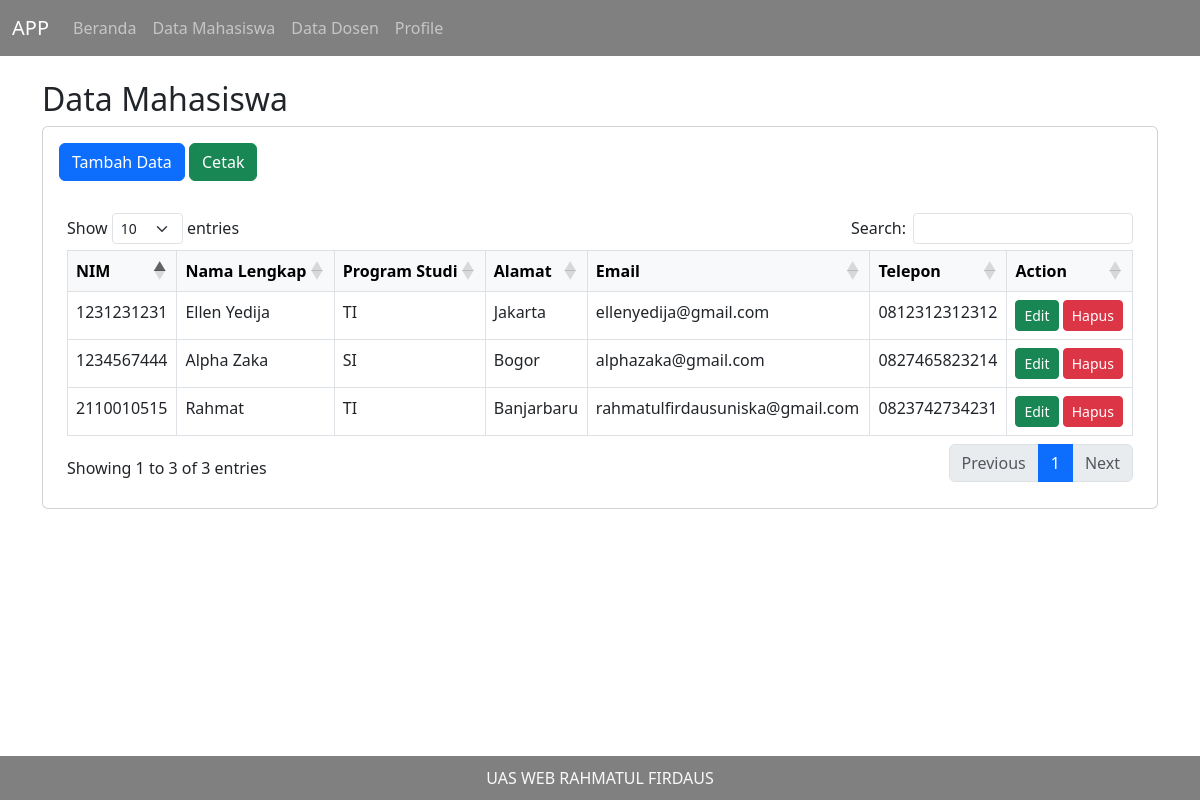
Screenshot of /uas/index.php?page=show-mahasiswa with the database file from the repository.
### tables this page shows
CREATE TABLE `mahasiswa` (
  `id` int(11) NOT NULL,
  `nim` varchar(10) NOT NULL,
  `nama` varchar(200) NOT NULL,
  `prodi` varchar(5) NOT NULL,
  `alamat` varchar(200) NOT NULL,
  `email` varchar(200) NOT NULL,
  `telepon` varchar(13) NOT NULL
);

### uas/mahasiswa/show.php (the view)
<h2>Data Mahasiswa</h2>
<div class="card">
    <div class="card-body">
        <a href="?page=create-mahasiswa" class="btn btn-primary mb-4">Tambah Data</a>
        <a href="mahasiswa/print.php" class="btn btn-success mb-4" target="_blank">Cetak</a>
        <div class="table-responsive p-2">
            <table class="table table-bordered table-hover" id="data-mahasiswa" width="100%">
                <thead class="table-light">
                    <tr>
                        <th scope="col">NIM</th>
                        <th scope="col">Nama Lengkap</th>
                        <th scope="col">Program Studi</th>
                        <th scope="col">Alamat</th>
                        <th scope="col">Email</th>
                        <th scope="col">Telepon</th>
                        <th scope="col">Action</th>
                    </tr>
                </thead>
                <tbody>
                    <?php
                    include 'Database/connection.php';
                    $query = mysqli_query($con, "SELECT * FROM mahasiswa");
                    while ($data = mysqli_fetch_array($query)) {
                    ?>
                        <tr>
                            <td><?php echo $data['nim']; ?></td>
                            <td><?php echo $data['nama']; ?></td>
                            <td><?php echo $data['prodi']; ?></td>
                            <td><?php echo $data['alamat']; ?></td>
                            <td><?php echo $data['email']; ?></td>
                            <td><?php echo $data['telepon']; ?></td>
                            <td>
                                <a class="btn btn-sm btn-success" href="?page=edit-mahasiswa&id=<?php echo $data['id']; ?> ">Edit</a>
                                <a class="btn btn-sm btn-danger" href="?page=delete-mahasiswa&id=<?php echo $data['id']; ?>" onclick="return confirm('Anda yakin mau menghapus data ini?')">Hapus</a>
                            </td>
                        </tr>
                    <?php
                    }
                    ?>
                </tbody>
            </table>
        </div>
    </div>
</div>

### uas/template/header.php (shortened to what this page needs)
<!doctype html>
<html lang="en">
<head>
    <link rel="stylesheet" href="css/bootstrap.min.css">
    <link rel="stylesheet" href="plugins/DataTables/datatables.min.css">
</head>
<body>
    <?php include 'template/nav.php' ?>

### uas/template/nav.php (shortened to what this page needs)
<nav class="navbar navbar-expand-lg navbar-dark" style="background-color:
grey;">
    <div class="container-fluid">
        <a class="navbar-brand" href="./">APP</a>
        <div class="collapse navbar-collapse" id="navbarNavDropdown">
            <ul class="navbar-nav">
                <li class="nav-item">
                    <a class="nav-link" href="./">Beranda</a>
                </li>
                <li class="nav-item">
                    <a class="nav-link" href="?page=show-mahasiswa">Data Mahasiswa</a>
                </li>
                <li class="nav-item">
                    <a class="nav-link" href="?page=show-dosen">Data Dosen</a>
                </li>
                <li class="nav-item">
                    <a class="nav-link" href="?page=profile">Profile</a>
                </li>
            </ul>
        </div>
    </div>
</nav>

### uas/index.php (shortened to what this page needs)
<?php include 'template/header.php' ?>
<div class="container mt-4">
  <?php
  if (isset($_GET['page'])) {
    $page = $_GET['page'];
    switch ($page) {
      case 'show-mahasiswa':
        include "mahasiswa/show.php";
        break;
    }
  } else {
    include "home.php";
  }
  ?>
</div>
<?php include 'template/footer.php' ?>

### uas/template/footer.php (shortened to what this page needs)
<footer>
    <div class="container">
        <div class="text-center text-light">
            UAS WEB RAHMATUL FIRDAUS
        </div>
    </div>
</footer>
</body>
</html>

### uas/template/header.php (style rules this page uses)
html { position: relative; min-height: 100%; }
body { margin-bottom: 4em; }
footer { padding: 10px 0; position: absolute; left: 0; bottom: 0; width: 100%; background-color: grey; color: #e3e3e3; text-align: center; }

### rows the page displays
mahasiswa: nim "1231231231", nama "Ellen Yedija", prodi "TI", alamat "Jakarta", email "ellenyedija@gmail.com", telepon "0812312312312"
mahasiswa: nim "1234567444", nama "Alpha Zaka", prodi "SI", alamat "Bogor", email "alphazaka@gmail.com", telepon "0827465823214"
mahasiswa: nim "2110010515", nama "Rahmat", prodi "TI", alamat "Banjarbaru", email "rahmatulfirdausuniska@gmail.com", telepon "0823742734231"
